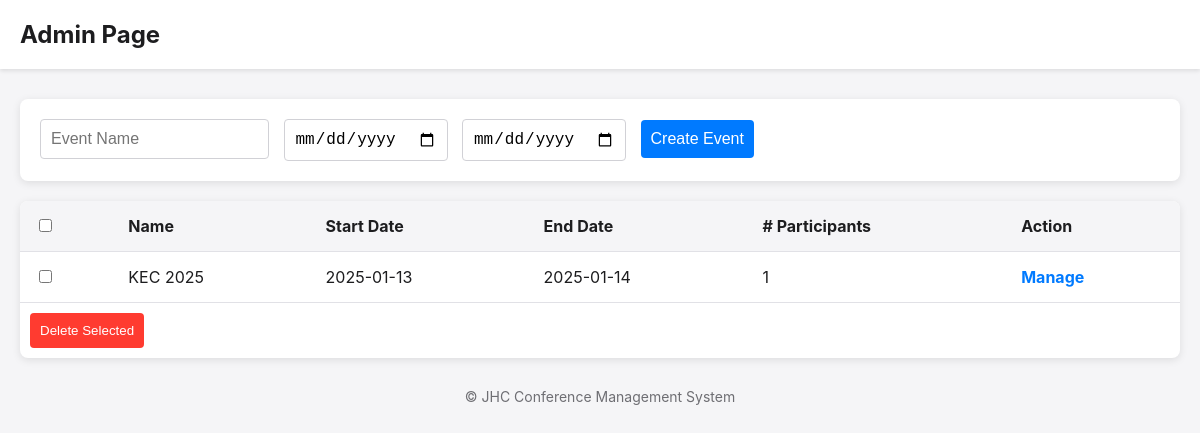
Before: / with the older database file.
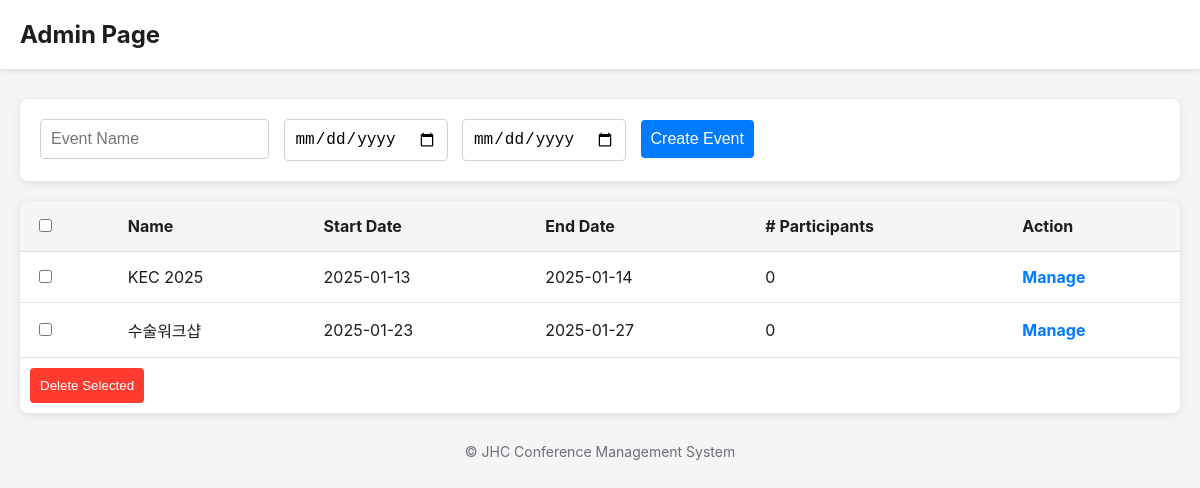
After: the same page with the newer database file.
### tables this page shows
CREATE TABLE events (
        id INTEGER PRIMARY KEY AUTOINCREMENT,
        name TEXT NOT NULL,
        start_date TEXT NOT NULL,
        end_date TEXT NOT NULL
    );

### app.py (the view)
@app.route('/')
def admin_page():
    conn = sqlite3.connect('events.db')
    cursor = conn.cursor()
    cursor.execute('''SELECT e.id, e.name, e.start_date, e.end_date, COUNT(p.id) as participant_count
                       FROM events e
                       LEFT JOIN participants p ON e.id = p.event_id
                       GROUP BY e.id''')
    events = cursor.fetchall()
    conn.close()
    return render_template('admin.html', events=events)

### templates/admin.html (shortened to what this page needs)
<!DOCTYPE html>
<html>
<head>
</head>
<body>
    <header>
        <h1>Admin Page</h1>
    </header>
    <main>
        <div class="event-form">
            <form action="/create_event" method="post">
                <input type="text" name="name" placeholder="Event Name" required>
                <input type="date" name="start_date" required>
                <input type="date" name="end_date" required>
                <button type="submit">Create Event</button>
            </form>
        </div>
        <div class="table-container">
            <form action="/delete_events" method="post">
                <table>
                    <thead>
                        <tr>
                            <th><input type="checkbox" onclick="toggleSelectAll(this, 'selected_events')"></th>
                            <th>Name</th>
                            <th>Start Date</th>
                            <th>End Date</th>
                            <th># Participants</th>
                            <th>Action</th>
                        </tr>
                    </thead>
                    <tbody>
                        {% for event in events %}
                        <tr>
                            <td><input type="checkbox" name="selected_events" value="{{ event[0] }}"></td>
                            <td>{{ event[1] }}</td>
                            <td>{{ event[2] }}</td>
                            <td>{{ event[3] }}</td>
                            <td>{{ event[4] }}</td>
                            <td><a class="action-link" href="/event/{{ event[0] }}">Manage</a></td>
                        </tr>
                        {% endfor %}
                    </tbody>
                </table>
                <button type="submit" style="margin: 10px; padding: 10px; background-color: #ff3b30; color: white; border: none; border-radius: 4px; cursor: pointer;">Delete Selected</button>
            </form>
        </div>
    </main>
    <footer>
        <p>&copy; JHC Conference Management System</p>
    </footer>
</body>
</html>

### templates/admin.html (style rules this page uses)
body { font-family: -apple-system, BlinkMacSystemFont, "Segoe UI", Roboto, "Helvetica Neue", Arial, sans-serif; margin: 0; padding: 0; background-color: #f5f5f7; color: #1d1d1f; }
header { background-color: #ffffff; padding: 20px; box-shadow: 0 2px 4px rgba(0, 0, 0, 0.1); display: flex; justify-content: space-between; align-items: center; }
header h1 { font-size: 24px; margin: 0; }
main { max-width: 1200px; margin: 30px auto; padding: 0 20px; }
.event-form { background-color: #ffffff; padding: 20px; border-radius: 8px; box-shadow: 0 2px 8px rgba(0, 0, 0, 0.1); margin-bottom: 20px; }
.event-form input, .event-form button { padding: 10px; margin-right: 10px; border: 1px solid #d1d1d6; border-radius: 4px; font-size: 16px; }
.event-form button { background-color: #007aff; color: white; border: none; cursor: pointer; transition: background-color 0.3s; }
.table-container { background-color: #ffffff; border-radius: 8px; box-shadow: 0 2px 8px rgba(0, 0, 0, 0.1); overflow: hidden; }
table { width: 100%; border-collapse: collapse; }
table thead { background-color: #f5f5f7; }
table th, table td { padding: 15px; text-align: left; border-bottom: 1px solid #e1e1e6; }
table th { font-weight: bold; }
.action-link { color: #007aff; text-decoration: none; font-weight: bold; }
footer { margin-top: 20px; text-align: center; font-size: 14px; color: #6e6e73; }

Changed rows visible on the page:
computed for events "KEC 2025": event "1" → "0"
added events: name "수술워크샵", start_date "2025-01-23", end_date "2025-01-27", event "0"
